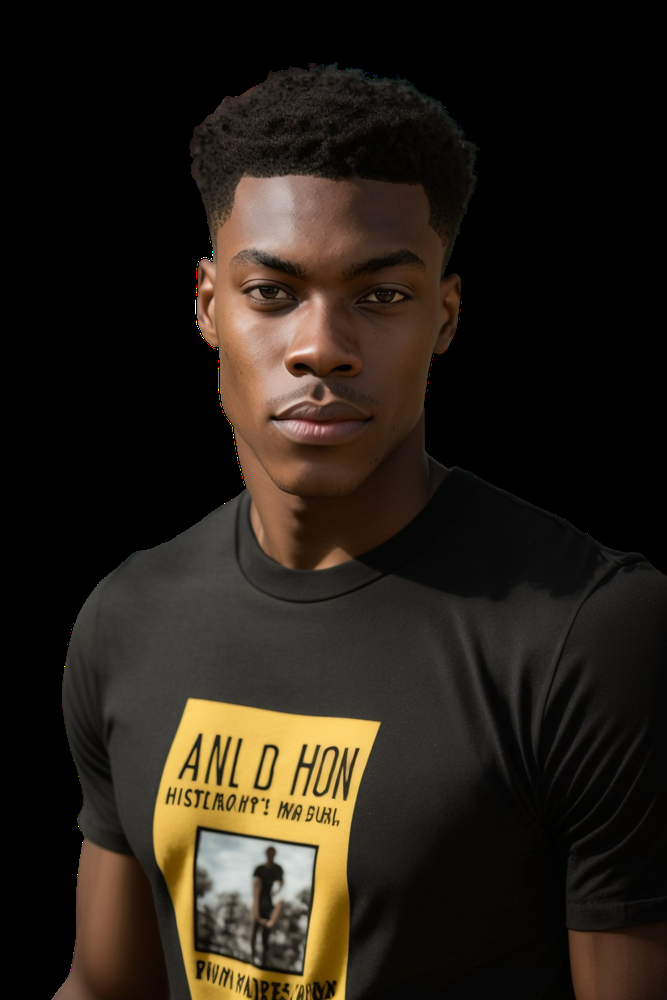
#> input picture preliminary/avatar_2.png, 667 x 1000 px, shrunk from 1024 x 1536 before the run
$ python eyes_detection.py
#> lines starting #> are read from the running program, lines starting #| are printed output that depends on the picture; after the words box and inside, x2 and y2 are one past the last pixel; in counts of white or black regions, pixels touching at a corner belong together
# -*- coding: utf-8 -*-
"""
Created on Tue Mar 28 07:33:14 2023

@author: User
"""

import cv2 as cv

# charger les classificateurs en cascade pré-entrainés
face_cascade= cv.CascadeClassifier('haarcascade_frontalface_default.xml')
eye_cascade= cv.CascadeClassifier('haarcascade_eye.xml')

# charger les images
img= cv.imread('avatar_2.png')
#> img is the input picture: shape (1000, 667, 3); mean B, G, R 22.8, 31.1, 38.4
gray= cv.cvtColor(img, cv.COLOR_BGR2GRAY)
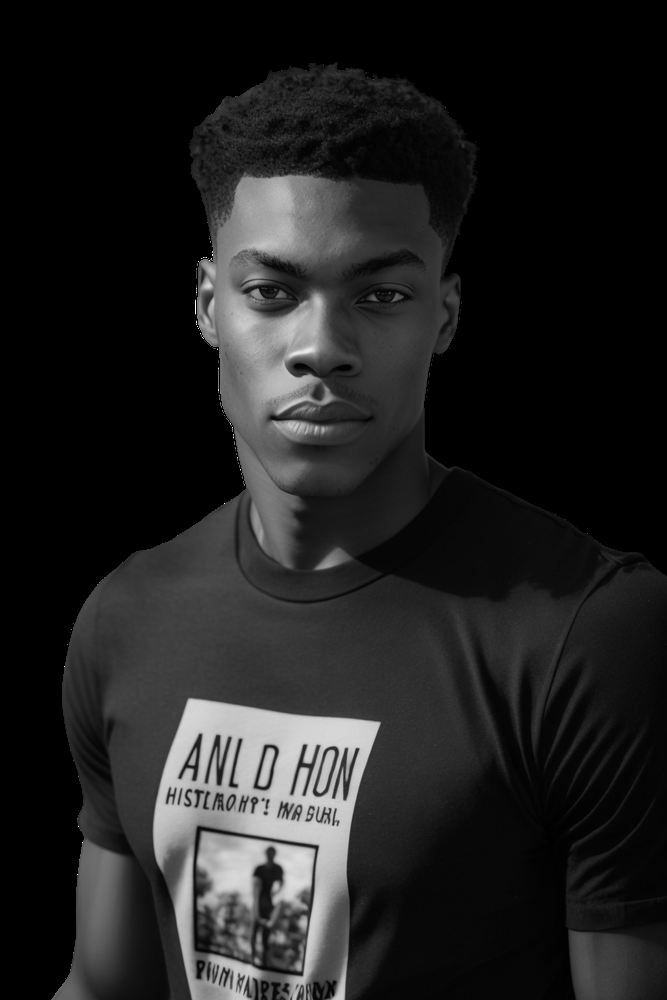
#> gray: shape (1000, 667); min 0, max 255, mean 32.4

# Exécution de la détection de visage
# detection de l image (image, parametre d'echelle, nbre minmum des voisins)
faces= face_cascade.detectMultiScale(gray, 1.1, 8)
#> faces = [[181, 177, 291, 291]]

# affichage des visages
for face in faces:
    x, y, w, h = face

    # dessiner le rectangle sur l image principale
    cv.rectangle(img, (x,y), (x + w, y + h), (0, 255, 0), 1)
#> this loop made 1 pass
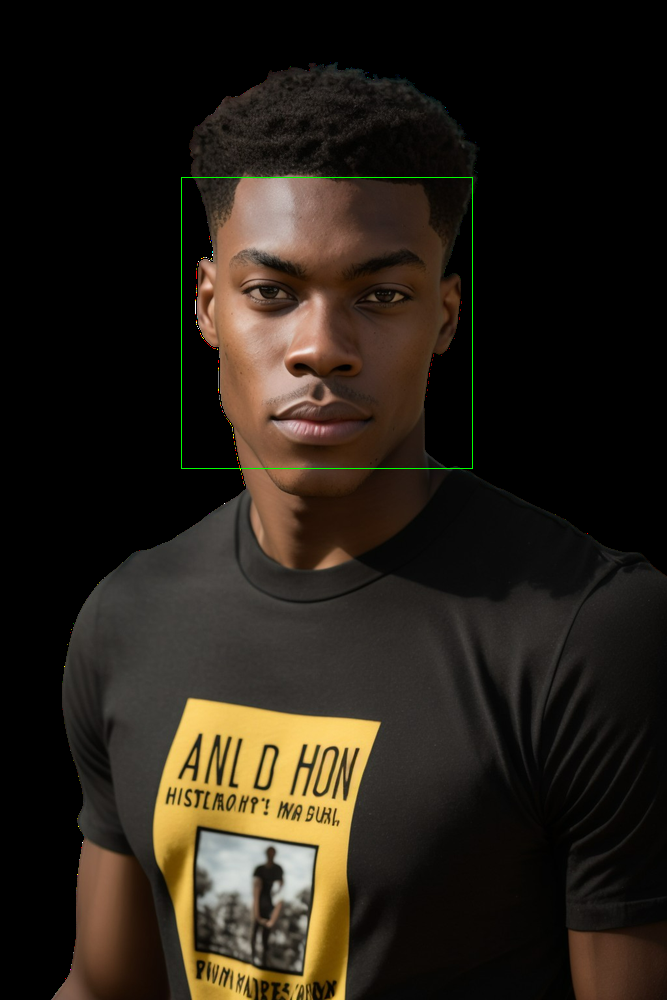
#> img: shape (1000, 667, 3); 0.17% of pixels changed, all inside (x1, y1, x2, y2) = (181, 177, 473, 469)

#Exécution de la détection de visage
# detection de l image (image, parametre d'echelle, nbre minmum des voisins)
eyes= eye_cascade.detectMultiScale(img, 1.35, 1)
#> eyes = [[205, 959, 36, 36], [237, 266, 57, 57], [346, 260, 70, 70], [184, 947, 49, 49], [224, 235, 102, 102]]
for eye in eyes:
    ex, ey, ew, eh= eye

    # dessiner le rectangle sur l image principale
    cv.rectangle(img, (ex, ey), (ex + ew, ey + eh), (255, 0, 0), 1)
#> this loop made 5 passes
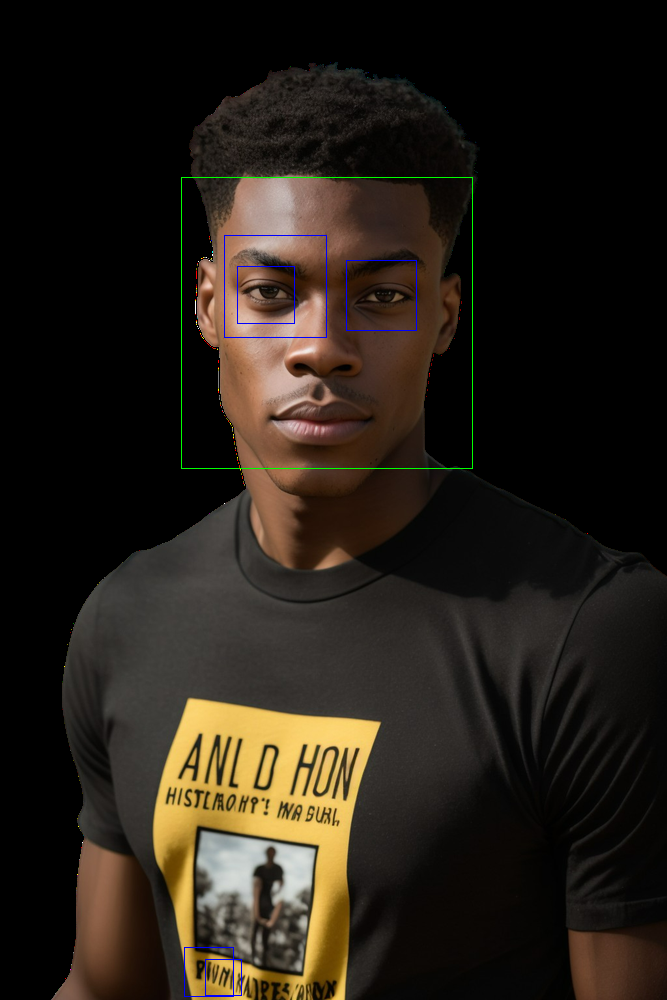
#> img: shape (1000, 667, 3); 0.19% of pixels changed, all inside (x1, y1, x2, y2) = (184, 235, 417, 997)

# affiche l'image principale
cv.imshow('image principale', img)
cv.waitKey(0)
cv.destroyAllWindows()

$ run again, with preliminary/avatar_1.png copied over preliminary/avatar_2.png
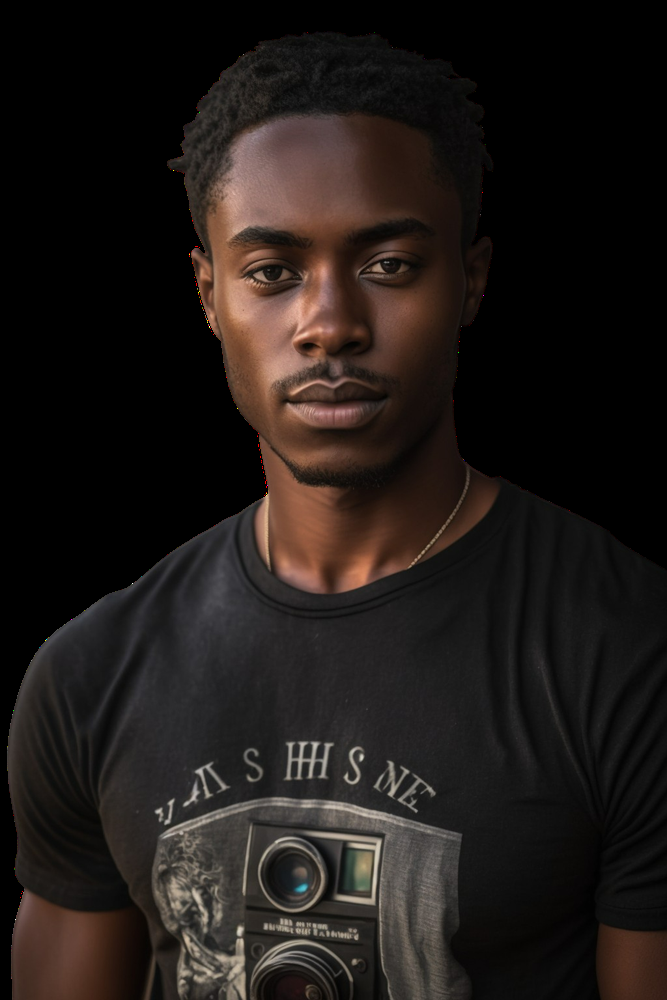
#> input picture preliminary/avatar_1.png, 667 x 1000 px, shrunk from 1024 x 1536 before the run
#> img is the input picture: shape (1000, 667, 3); mean B, G, R 23.4, 26.1, 31.8
#> faces = [[170, 139, 318, 318]]
#> the loop `for face in faces:` made 1 pass
#> after the loop `for face in faces:`:
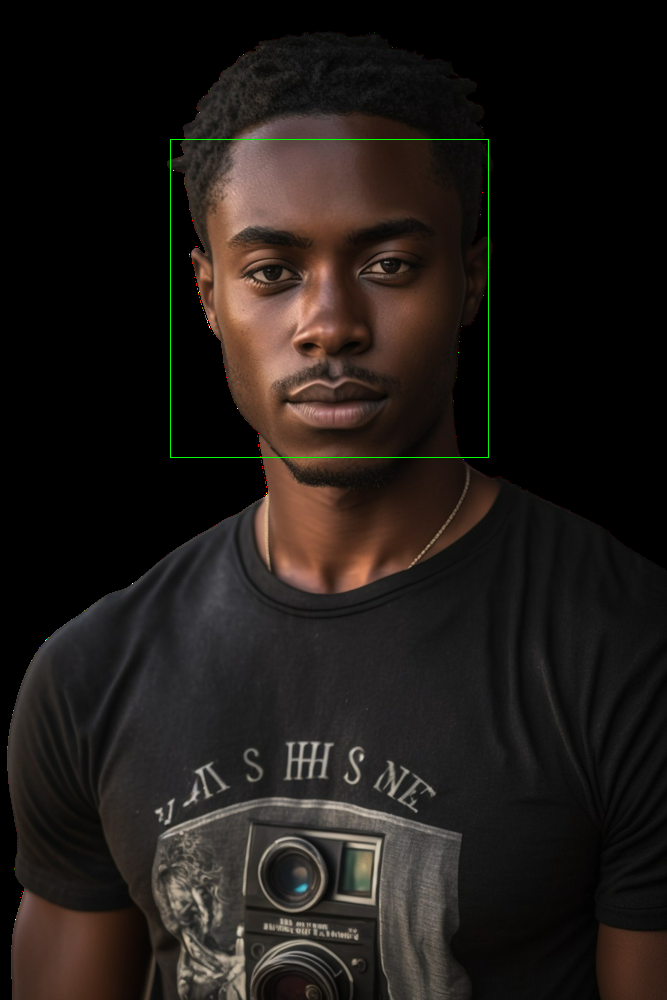
#> img: shape (1000, 667, 3); 0.19% of pixels changed, all inside (x1, y1, x2, y2) = (170, 139, 489, 458)
#> eyes = [[350, 224, 76, 76], [235, 237, 71, 71], [332, 232, 66, 66]]
#> the loop `for eye in eyes:` made 3 passes
#> after the loop `for eye in eyes:`:
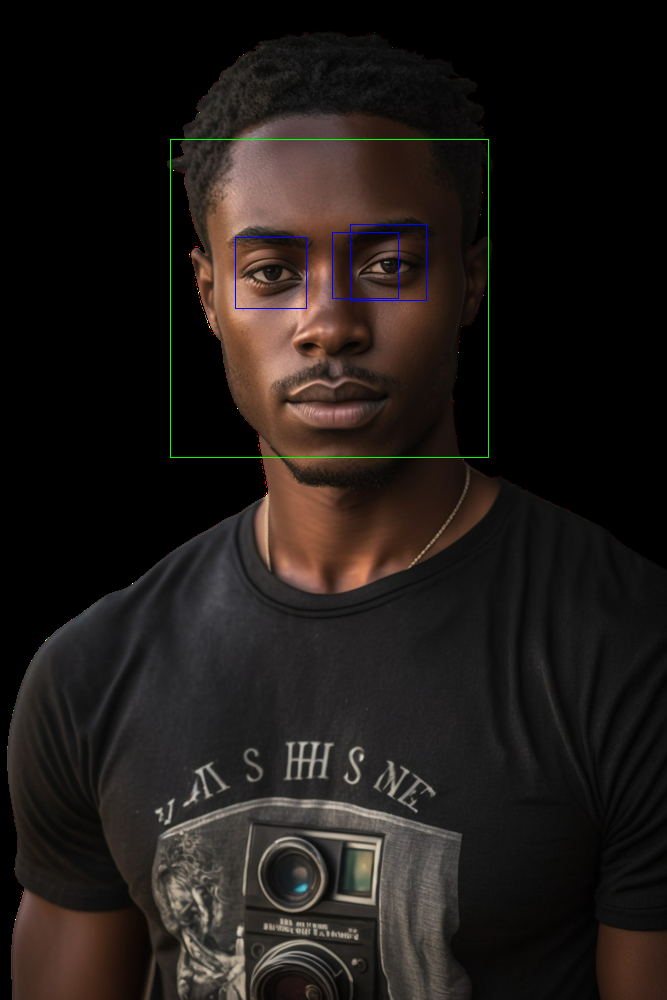
#> img: shape (1000, 667, 3); 0.13% of pixels changed, all inside (x1, y1, x2, y2) = (235, 224, 427, 309)
